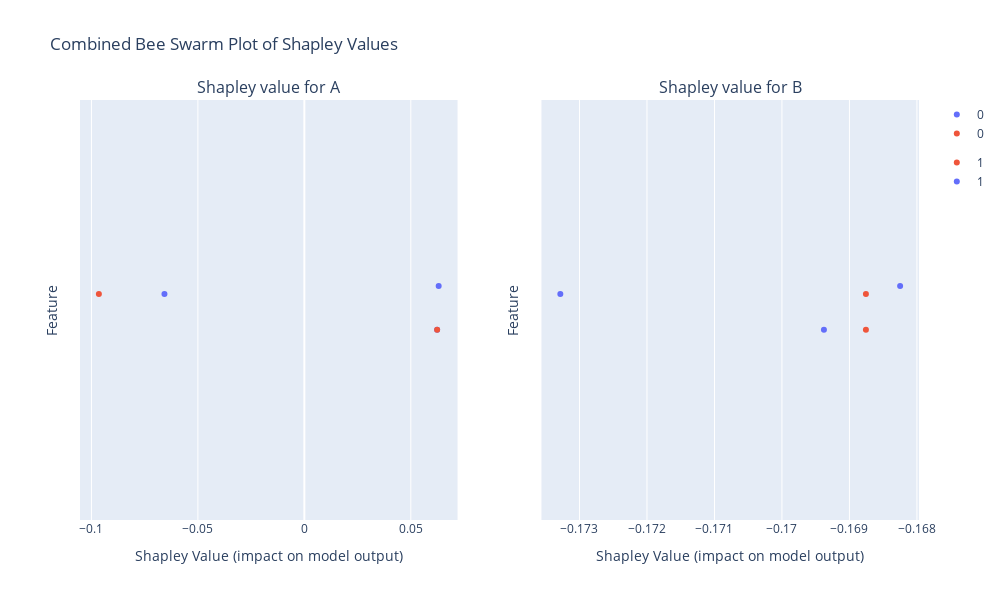

This figure's notebook cell:
### Code cell
import plotly.subplots as sp
shap_values = pd.DataFrame(
    {"A": [-0.065704, -0.096510, 0.062368, 0.062368, 0.063093], 
     "B": [-0.168249, -0.173284, -0.168756, -0.168756, -0.169378]})

train = pd.DataFrame(
    {"A": [0, 1, 1, 0, 0], 
     "B": [1, 1, 0, 0, 1]})

merged_df = shap_values.join(train, lsuffix='_shap', rsuffix='_train')

# Calculate the number of rows/columns for the subplot grid
num_variables = len(shap_values.columns)
num_rows = 1
num_cols = num_variables

# Create a subplot figure
fig = sp.make_subplots(rows=num_rows, cols=num_cols, subplot_titles=[f'Shapley value for {col}' for col in shap_values.columns])

for idx, column in enumerate(shap_values.columns, start=1):
    # Create a strip plot for each variable
    strip_fig = px.strip(merged_df, x=merged_df[column+'_shap'], color=merged_df[column+'_train'], orientation='h', stripmode='overlay')
    
    # Extract the data from the generated strip plot
    for trace in strip_fig.data:
        fig.add_trace(trace, row=1, col=idx)

    # Update xaxis and yaxis titles for each subplot
    fig.update_xaxes(title_text='Shapley Value (impact on model output)', row=1, col=idx)
    fig.update_yaxes(title_text='Feature', row=1, col=idx)

# Update layout if needed
fig.update_layout(height=600, width=1000, title_text="Combined Bee Swarm Plot of Shapley Values")
fig.show()

### Figure 1 — Plotly figure (JSON) as saved in the notebook; plotly's stock layout.template omitted (floating-point values rounded to 4 significant figures)
{"data": [{"alignmentgroup": "True", "boxpoints": "all", "fillcolor": "rgba(255,255,255,0)", "hoveron": "points", "hovertemplate": "A_train=0<br>A_shap=%{x}<extra></extra>", "legendgroup": "0", "line": {"color": "rgba(255,255,255,0)"}, "marker": {"color": "#636efa"}, "name": "0", "offsetgroup": "0", "orientation": "h", "pointpos": 0, "showlegend": true, "x": [-0.0657, 0.06237, 0.06309], "x0": " ", "xaxis": "x", "y0": " ", "yaxis": "y", "type": "box"}, {"alignmentgroup": "True", "boxpoints": "all", "fillcolor": "rgba(255,255,255,0)", "hoveron": "points", "hovertemplate": "A_train=1<br>A_shap=%{x}<extra></extra>", "legendgroup": "1", "line": {"color": "rgba(255,255,255,0)"}, "marker": {"color": "#EF553B"}, "name": "1", "offsetgroup": "1", "orientation": "h", "pointpos": 0, "showlegend": true, "x": [-0.09651, 0.06237], "x0": " ", "xaxis": "x", "y0": " ", "yaxis": "y", "type": "box"}, {"alignmentgroup": "True", "boxpoints": "all", "fillcolor": "rgba(255,255,255,0)", "hoveron": "points", "hovertemplate": "B_train=1<br>B_shap=%{x}<extra></extra>", "legendgroup": "1", "line": {"color": "rgba(255,255,255,0)"}, "marker": {"color": "#636efa"}, "name": "1", "offsetgroup": "1", "orientation": "h", "pointpos": 0, "showlegend": true, "x": [-0.1682, -0.1733, -0.1694], "x0": " ", "xaxis": "x2", "y0": " ", "yaxis": "y2", "type": "box"}, {"alignmentgroup": "True", "boxpoints": "all", "fillcolor": "rgba(255,255,255,0)", "hoveron": "points", "hovertemplate": "B_train=0<br>B_shap=%{x}<extra></extra>", "legendgroup": "0", "line": {"color": "rgba(255,255,255,0)"}, "marker": {"color": "#EF553B"}, "name": "0", "offsetgroup": "0", "orientation": "h", "pointpos": 0, "showlegend": true, "x": [-0.1688, -0.1688], "x0": " ", "xaxis": "x2", "y0": " ", "yaxis": "y2", "type": "box"}], "layout": {"xaxis": {"anchor": "y", "domain": [0.0, 0.45], "title": {"text": "Shapley Value (impact on model output)"}}, "yaxis": {"anchor": "x", "domain": [0.0, 1.0], "title": {"text": "Feature"}}, "xaxis2": {"anchor": "y2", "domain": [0.55, 1.0], "title": {"text": "Shapley Value (impact on model output)"}}, "yaxis2": {"anchor": "x2", "domain": [0.0, 1.0], "title": {"text": "Feature"}}, "annotations": [{"font": {"size": 16}, "showarrow": false, "text": "Shapley value for A", "x": 0.225, "xanchor": "center", "xref": "paper", "y": 1.0, "yanchor": "bottom", "yref": "paper"}, {"font": {"size": 16}, "showarrow": false, "text": "Shapley value for B", "x": 0.775, "xanchor": "center", "xref": "paper", "y": 1.0, "yanchor": "bottom", "yref": "paper"}], "title": {"text": "Combined Bee Swarm Plot of Shapley Values"}, "height": 600, "width": 1000}}
